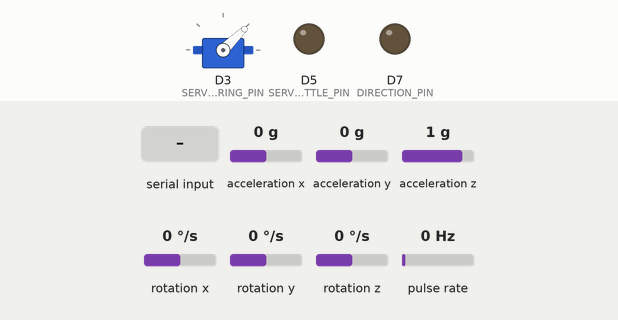
The sketch below on a simulated Arduino Nano 33 BLE. Shown: servo, output pins drawn as LEDs (lit = HIGH). Wiring (inferred from the names in the program): pulse sensor: data D4. The test bench sets the inputs (shaded band); at power-on: acceleration x 0 g, acceleration y 0 g, acceleration z 1 g, rotation x 0 °/s, rotation y 0 °/s, rotation z 0 °/s, pulse rate 0 Hz. What the sketch prints to the serial monitor is not drawn.

Above: at 1.2 s.
1.3 s: "STE:\n" received over the second serial link
At 2.0 s:
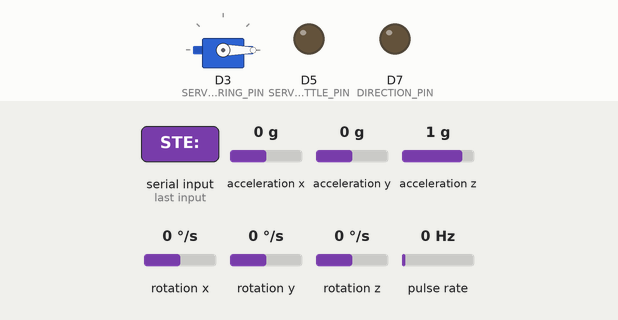
2.8 s: "DRV:\n" received over the second serial link
At 3.1 s:
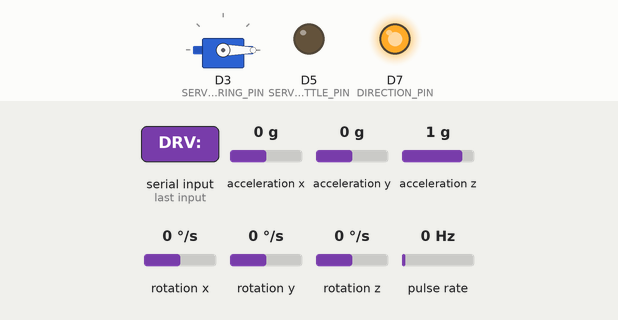
Timing chart, 0 to 5.8 s (numbered marks = the images above; inputs shaded):
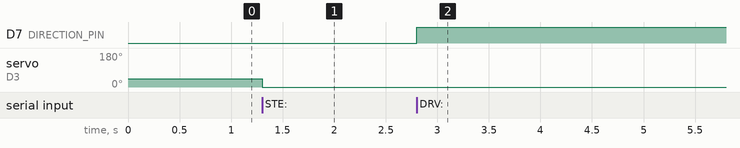

The sketch:

IMU_SERIAL_MIKE_3.ino
```cpp
/**
   March 9, 2025, I believe this is the software we are currenlty using on the Donkey car


 * Arduino Nano 33 Control System
 * Controls servos, reads encoder data, and handles IMU sensor data
 * Communication protocol with Raspberry Pi via Serial1
 */

#include <Arduino.h>
#include <Servo.h>
#include "Arduino_BMI270_BMM150.h"
#include <cstdio>
#include <cstdint>
#include "MEKF.h"

// Pin Definitions
const int SERVO_STEERING_PIN = 3;
const int SERVO_THROTTLE_PIN = 5;
const int DIRECTION_PIN = 7;
const int ENCODER_PIN = 4;

// Serial Communication
const int MAX_COMMAND_LENGTH = 20;
const unsigned long BAUD_RATE_DEBUG = 9600;
const unsigned long BAUD_RATE_PI = 115200;

// Timing Constants
const unsigned long ENCODER_DEBOUNCE_TIME = 200;     // microseconds
const unsigned long VELOCITY_UPDATE_INTERVAL = 250;   // milliseconds
const unsigned long IMU_UPDATE_INTERVAL = 100;       // milliseconds (if needed for periodic updates)

// Global Objects
Servo servoSteering;

// Command Processing
char command[MAX_COMMAND_LENGTH];
int commandIndex = 0;

// Encoder Variables
volatile int32_t encoderCount = 0;  //counts ticks from the encoder can be negative
int32_t lastencoderCount = 0;
volatile unsigned long lastInterruptTime = 0;
volatile int direction = 1;  //direction we are going now
unsigned long lastVelocityUpdate = 0;
float velocity = 0;

// IMU Variables
//unsigned long lastIMUUpdate = 0;

// IMU-related global variables
MEKF filter;
unsigned long lastIMUUpdate = 0;
float euler[3] = {0}; // Roll, pitch, yaw in degrees
bool imuInitialized = false;


// Function Prototypes
void setupSerial();
void setupIMU();
void setupServos();
void setupEncoder();
void processCommand();
void sendIMUData();
void updateVelocity();
void handleSerialCommand();
void updateIMUFilter();


/**
 * Interrupt Service Routine for encoder
 */
void encoderInterrupt() {
    unsigned long currentInterruptTime = micros();
    if (currentInterruptTime - lastInterruptTime > ENCODER_DEBOUNCE_TIME) {
        encoderCount = encoderCount + direction;
        lastInterruptTime = currentInterruptTime;
    }
}

void setup() {
    setupSerial();
    setupIMU2();
    setupServos();
    setupEncoder();

    Serial1.println("READY");
    Serial.println("Setup complete");
}

void loop() {
    updateIMUFilter();
    updateVelocity();
    handleSerialCommand();
}

/**
 * Setup Functions
 */
void setupSerial() {
    Serial.begin(BAUD_RATE_DEBUG);
    Serial1.begin(BAUD_RATE_PI);
    Serial.println("Starting setup...");
}

void setupIMU() {
    if (!IMU.begin()) {
        Serial.println("ERROR:IMU_INIT_FAILED");
        while (1);
    }
    Serial.println("IMU initialized");
}

void setupIMU2() {
    // Initialize IMU
    if (IMU.begin()) {
        imuInitialized = true;
        lastIMUUpdate = millis();
        Serial.println("IMU initialized successfully");
    } else {
        Serial.println("Failed to initialize IMU!");
    // Continue without IMU
    }
}

void setupServos() {
    servoSteering.attach(SERVO_STEERING_PIN);
    servoSteering.write(44);  // Default position
    pinMode(SERVO_THROTTLE_PIN,OUTPUT);
}

void setupEncoder() {
    pinMode(ENCODER_PIN, INPUT_PULLDOWN);
    pinMode(DIRECTION_PIN, OUTPUT);
    attachInterrupt(digitalPinToInterrupt(ENCODER_PIN), encoderInterrupt, RISING);
    lastVelocityUpdate = millis();
}

/**
 * Command Processing Functions
 */
void processCommand() {

    if (strncmp(command, "STE:", 4) == 0) {
        processSteeringCommand();
    }
    else if (strcmp(command, "IMU") == 0) {
        sendIMUData();
    }
    else if (strcmp(command, "IM2") == 0) {
        sendIM2Data();
    }
    else if (strncmp(command, "DRV:", 4) == 0) {
        processThrottleCommand();
    }
    else if (strcmp(command, "ENC") == 0) {
        sendEncoderData();
    }
    else if (strcmp(command, "ENR") == 0) {
        resetEncoderData();
    }
    else {
        Serial1.print("ERROR:UNKNOWN_COMMAND:");
        Serial1.println(command);
    }

    // Reset command buffer
    memset(command, 0, sizeof(command));
    commandIndex = 0;
}

void processSteeringCommand() {
    int angle = atoi(command + 4);
    if (angle >= 0 && angle <= 120) { //doing 120 because higher angles cause the servo arm to hit the hardware
        servoSteering.write(angle);
        //Serial1.print("OK:SERVO:");
        //Serial1.println(angle);
    } else {
        Serial1.println("ERROR:INVALID_ANGLE");
    }
}

void processThrottleCommand() {
    int pwmValue = atoi(command + 4);
    if (pwmValue >= -255 && pwmValue <= 255) {
        direction = pwmValue >= 0 ? 1 : -1 ;
        digitalWrite(DIRECTION_PIN, pwmValue >= 0 ? HIGH : LOW);
        analogWrite(SERVO_THROTTLE_PIN, abs(pwmValue));
        //Serial1.print("OK:THROTTLE:");
        //Serial1.println(pwmValue);
    } else {
        Serial1.println("ERROR:INVALID_THROTTLE");
    }
}

/**
 * Sensor Data Functions
 */
void sendIMUData() {
    float x, y, z;
    String imuData = "";
    //noInterrupts();
    if (IMU.accelerationAvailable()) {
        IMU.readAcceleration(x, y, z);
        imuData += "ACC:" + String(x, 4) + "," + String(y, 4) + "," + String(z, 4);
    }

    if (IMU.gyroscopeAvailable()) {
        IMU.readGyroscope(x, y, z);
        imuData += "|GYO:" + String(x, 4) + "," + String(y, 4) + "," + String(z, 4);
    }

    if (IMU.magneticFieldAvailable()) {
        IMU.readMagneticField(x, y, z);
        imuData += "|MAG:" + String(x, 4) + "," + String(y, 4) + "," + String(z, 4);
    }
    //interrupts();
    Serial.println(imuData);
    Serial1.println(imuData);
    Serial1.flush();
}

void sendIM2Data() {

    if (!imuInitialized){
        Serial.println("noIMU");
        Serial1.println("noIMU");
        Serial1.flush();
    }
    filter.getEulerAngles(euler);
    String eulerData = "";
    eulerData += "ROLL:" + String(euler[0], 4);
    eulerData += "|PITCH:" + String(euler[1], 4);
    eulerData += "|YAW:" + String(euler[2], 4);
    Serial.println(eulerData);
    Serial1.println(eulerData);
    Serial1.flush();
}

void sendEncoderData() {
    noInterrupts();
      float currentVelocity = velocity;
      int32_t encoderCnt = encoderCount;
    interrupts();
    //get the message read to send to the Raspberry Pi
    String encData = String(static_cast<long>(encoderCnt));
    encData += "," + String(currentVelocity, 4);
    //Serial.println(encData);
    Serial1.println(encData);
    Serial1.flush();
}

void resetEncoderData() {
    unsigned long currentTime = millis();
    noInterrupts();
      encoderCount = 0;
      lastInterruptTime = 0;
      lastVelocityUpdate = currentTime;
      velocity = 0;
    interrupts();
}


void updateVelocity() {
    unsigned long currentTime = millis();
    if (currentTime - lastVelocityUpdate >= VELOCITY_UPDATE_INTERVAL) {
        noInterrupts();
        int count = encoderCount;
        interrupts();

        unsigned long elapsedTime = currentTime - lastVelocityUpdate;
        lastVelocityUpdate = currentTime;
        long countDiff = count - lastencoderCount;
        lastencoderCount = count;

        if (elapsedTime > 0) {
            velocity = (countDiff * 1000.0) / elapsedTime;  // pulses per second
        }
    }
}

void handleSerialCommand() {
    while (Serial1.available() > 0) {
        int incomingByte = Serial1.read();
        if (incomingByte == -1) return;

        char c = (char)incomingByte;

        if (c == '\n' || c == '\r') {
            if (commandIndex > 0) {
                processCommand();
            }
        } else if (commandIndex < MAX_COMMAND_LENGTH - 1) {
            command[commandIndex++] = c;
            command[commandIndex] = '\0';
        } else {
            Serial1.println("ERROR:COMMAND_TOO_LONG");
            memset(command, 0, sizeof(command));
            commandIndex = 0;
        }
    }
}

void updateIMUFilter() {
  if (!imuInitialized) return;

  // Check if new IMU data is available
  if (IMU.accelerationAvailable() && IMU.gyroscopeAvailable()) {
    float ax, ay, az;
    float gx, gy, gz;

    // Read sensor data
    IMU.readAcceleration(ax, ay, az);
    IMU.readGyroscope(gx, gy, gz);

    // Compute time step
    unsigned long now = millis();
    float dt = (now - lastIMUUpdate) / 1000.0f;
    lastIMUUpdate = now;

    if (dt > 0.0f && dt < 0.5f) {  // Reasonable time step
      // Update filter with new measurements
      filter.updateIMU(ax, ay, az, gx, gy, gz, dt);

      // Get orientation as Euler angles
      filter.getEulerAngles(euler);
    }
  }
}
```

MEKF.cpp
```cpp
#include "MEKF.h"

// Constructor implementation
MEKF::MEKF() {
  // Initialize quaternion to identity
  q[0] = 1.0f; q[1] = 0.0f; q[2] = 0.0f; q[3] = 0.0f;

  // Initialize angular velocity and bias to zero
  w[0] = 0.0f; w[1] = 0.0f; w[2] = 0.0f;
  w_bias[0] = 0.0f; w_bias[1] = 0.0f; w_bias[2] = 0.0f;

  // Default filter parameters
  beta = 0.1f;   // Algorithm gain
  zeta = 0.015f;  // Bias drift compensation gain
}

void MEKF::normalizeQuaternion() {
  float norm = sqrt(q[0]*q[0] + q[1]*q[1] + q[2]*q[2] + q[3]*q[3]);
  if(norm > 0.0f) {
    q[0] /= norm;
    q[1] /= norm;
    q[2] /= norm;
    q[3] /= norm;
  }
}

void MEKF::updateIMU(float ax, float ay, float az, float gx, float gy, float gz, float dt) {
  // Normalized accelerometer readings (unit vector)
  float accel_norm = sqrt(ax*ax + ay*ay + az*az);
  if(accel_norm > 0.0f) {
    ax /= accel_norm;
    ay /= accel_norm;
    az /= accel_norm;
  }

  // Correct for gyro bias
  gx -= w_bias[0];
  gy -= w_bias[1];
  gz -= w_bias[2];

  // Convert gyro readings to rad/s if they are in deg/s
  gx *= PI / 180.0f;
  gy *= PI / 180.0f;
  gz *= PI / 180.0f;

  // Reference direction of Earth's gravity
  float vx = 2.0f * (q[1]*q[3] - q[0]*q[2]);
  float vy = 2.0f * (q[0]*q[1] + q[2]*q[3]);
  float vz = q[0]*q[0] - q[1]*q[1] - q[2]*q[2] + q[3]*q[3];

  // Error is cross product between estimated and measured direction
  float ex = ay * vz - az * vy;
  float ey = az * vx - ax * vz;
  float ez = ax * vy - ay * vx;

  // Apply feedback
  w_bias[0] += zeta * ex * dt;
  w_bias[1] += zeta * ey * dt;
  w_bias[2] += zeta * ez * dt;

  // Adjusted angular rate
  gx += beta * ex;
  gy += beta * ey;
  gz += beta * ez;

  // Rate of change of quaternion
  float qDot[4];
  qDot[0] = 0.5f * (-q[1] * gx - q[2] * gy - q[3] * gz);
  qDot[1] = 0.5f * (q[0] * gx + q[2] * gz - q[3] * gy);
  qDot[2] = 0.5f * (q[0] * gy - q[1] * gz + q[3] * gx);
  qDot[3] = 0.5f * (q[0] * gz + q[1] * gy - q[2] * gx);

  // Integrate to get quaternion
  q[0] += qDot[0] * dt;
  q[1] += qDot[1] * dt;
  q[2] += qDot[2] * dt;
  q[3] += qDot[3] * dt;

  // Normalize
  normalizeQuaternion();
}

void MEKF::getQuaternion(float* qout) {
  qout[0] = q[0]; // w
  qout[1] = q[1]; // x
  qout[2] = q[2]; // y
  qout[3] = q[3]; // z
}

void MEKF::getEulerAngles(float* euler) {
  // Roll (x-axis rotation)
  euler[0] = atan2(2.0f * (q[0]*q[1] + q[2]*q[3]), 1.0f - 2.0f * (q[1]*q[1] + q[2]*q[2])) * 180.0f / PI;

  // Pitch (y-axis rotation)
  float sinp = 2.0f * (q[0]*q[2] - q[3]*q[1]);
  if (fabs(sinp) >= 1.0f) {
    euler[1] = copysign(90.0f, sinp); // Use 90° if out of range
  } else {
    euler[1] = asin(sinp) * 180.0f / PI;
  }

  // Yaw (z-axis rotation)
  euler[2] = atan2(2.0f * (q[0]*q[3] + q[1]*q[2]), 1.0f - 2.0f * (q[2]*q[2] + q[3]*q[3])) * 180.0f / PI;
}
```

MEKF.h
```cpp
// MEKF.h - Multiplicative Extended Kalman Filter for IMU orientation estimation
#ifndef MEKF_H
#define MEKF_H

#include <Arduino.h>

class MEKF {
private:
  // State variables
  float q[4]; // Quaternion [w, x, y, z]
  float w[3]; // Angular velocity [x, y, z]

  // Filter tuning parameters
  float beta;       // Algorithm gain
  float zeta;       // Gyro drift bias gain
  float w_bias[3];  // Gyro bias estimate

  // Helper method for quaternion normalization
  void normalizeQuaternion();

public:
  // Constructor - initializes the filter
  MEKF();

  // Update state with IMU measurements
  void updateIMU(float ax, float ay, float az, float gx, float gy, float gz, float dt);

  // Get quaternion representation of orientation
  void getQuaternion(float* qout);

  // Get Euler angles in degrees (roll, pitch, yaw)
  void getEulerAngles(float* euler);
};

#endif // MEKF_H
```

Measured:
- after the input at 1.3 s, servo on D3 (SERVO_STEERING_PIN): 44° → 0° at once
- after the input at 2.8 s, D7 (DIRECTION_PIN): LOW → HIGH at once
